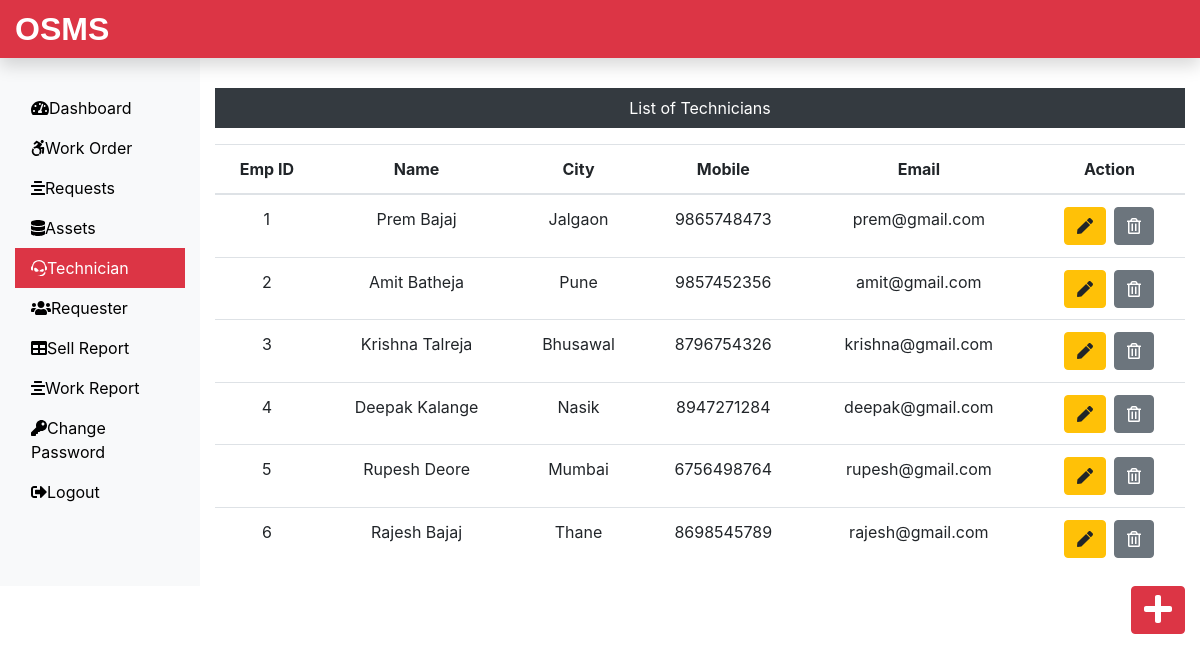
The page /OSMS/Admin/Technician.php (signed in) on the database its author committed.
### tables this page shows
CREATE TABLE `technician_tb` (
  `empid` int(11) NOT NULL,
  `empName` varchar(60) NOT NULL,
  `empCity` varchar(60) NOT NULL,
  `empMobile` bigint(20) NOT NULL,
  `empEmail` varchar(60) NOT NULL
);

### OSMS/Admin/Technician.php (the view, shortened to what this page needs)
<?php
include('../dbConnection.php');
include('includes/header.php');
?>
<div class="col-sm-9 col-md-10 mt-5 text-center">
    <p class="bg-dark text-white p-2">List of Technicians</p>
        <?php
        $sql="SELECT *from technician_tb";
        $result=$conn->query($sql);
        if($result->num_rows >0){
            echo '<table class="table">';
                echo '<thead>';
                    echo '<tr>';
                    echo '<th scope="col">Emp ID</th>';
                    echo '<th scope="col">Name</th>';
                    echo '<th scope="col">City</th>';
                    echo '<th scope="col">Mobile</th>';
                    echo '<th scope="col">Email</th>';
                    echo '<th scope="col">Action</th>';
                    echo '</tr>';
                 echo '</thead>';
        echo '<tbody>';
         while($row =$result->fetch_assoc())
         {
            echo '<tr>';
            echo '<td>'.$row['empid'].'</td>';
            echo '<td>'.$row['empName'].'</td>';
            echo '<td>'.$row['empCity'].'</td>';
            echo '<td>'.$row['empMobile'].'</td>';
            echo '<td>'.$row['empEmail'].'</td>';
            echo '<td>';
                echo '<form action="editemp.php" method="POST" class="d-inline mr-2">';
                echo '<input type="hidden" name="id" value='.$row['empid'].'><button class="btn btn-warning" name="edit" value="Edit" type="submit" class="btn btn-info mr-3"><i class="fas fa-pen"></i></button>';
                echo '</form>';
                echo '<form action="" method="POST" class="d-inline">';
                echo '<input type="hidden" name="id" value='.$row['empid'].'><button class="btn btn-secondary" name="delete" value="Delete" type="submit"><i class="far fa-trash-alt"></i></button>';
                echo '</form>';
            echo '</td>';
        echo '</tr>';
            echo '<tr>';
         }
         echo '</tbody>';
        echo '</table>';
        }
        else{
            echo '0 Result';
        }
        ?>
    </div>
    </div>
    <div class="float-right" ><a href="insertemp.php" class="btn btn-danger"><i class="fas fa-plus fa-2x"></i></a></div>
   </div>
</body>
</html>

### OSMS/Admin/includes/header.php (shortened to what this page needs)
<!DOCTYPE html>
<html lang="en">
<head>
   <link rel="stylesheet" href="../css/bootstrap.min.css">
<link rel="stylesheet" href="../css/all.min.css">
<link rel="stylesheet" href="../css/custom.css">
</head>
<body>
   <nav class="navbar navbar-dark fixed-top bg-danger
flex-md-nowrap p-0 shadow"><a class="navbar-brand col-sm-3 col-md-2 mr-0" href="Dashboard.php">OSMS</a></nav>
<div class="container-fluid" style="margin-top:40px;">
   <div class="row">
   <nav class="col-sm-2 bg-light sidebar py-5 d-print-none">
    <div class="sidebar-sticky">
   <ul class="nav flex-column">
   <li class="nav-item">
   <a class="nav-link <?php if(PAGE=='Dashboard'){ echo 'active';} ?>" href="Dashboard.php">
   <i class="fas fa-tachometer-alt"></i>Dashboard</a></li>
   <li class="nav-item"><a class="nav-link  <?php if(PAGE=='Work'){ echo 'active';} ?>" href="Work.php">
   <i  class="fab fa-accessible-icon"></i>Work Order</a></li>
   <li class="nav-item"><a class="nav-link  <?php if(PAGE=='Request'){ echo 'active';} ?>" href="Request.php">
   <i class="fas fa-align-center"></i>Requests</a></li>
   <li class="nav-item"><a class="nav-link  <?php if(PAGE=='Assets'){ echo 'active';} ?>" href="Assets.php">
   <i class="fas fa-database"></i>Assets</a></li>
   <li class="nav-item"><a class="nav-link  <?php if(PAGE=='Technician'){ echo 'active';} ?>" href="Technician.php">
   <i class="fab fa-teamspeak"></i>Technician</a></li>
   <li class="nav-item"><a class="nav-link  <?php if(PAGE=='Requester'){ echo 'active';} ?>" href="Requester.php">
   <i class="fas fa-users"></i>Requester</a></li>
   <li class="nav-item"><a class="nav-link  <?php if(PAGE=='SellReport'){ echo 'active';} ?>" href="SoldProductReport.php">
   <i class="fas fa-table"></i>Sell Report</a></li>
   <li class="nav-item"><a class="nav-link  <?php if(PAGE=='WorkReport'){ echo 'active';} ?>" href="WorkReport.php">
   <i class="fas fa-align-center"></i>Work Report</a></li>
   <li class="nav-item"><a class="nav-link <?php if(PAGE=='ChangePass'){ echo 'active';} ?>" href="ChangePass.php">
   <i class="fas fa-key"></i>Change Password</a></li>
   <li class="nav-item"><a class="nav-link" href="../logout.php">
   <i class="fas fa-sign-out-alt"></i>Logout</a></li>
   </ul>
   </div>
   </nav>

### OSMS/css/custom.css (style rules this page uses)
.navbar-brand { font-family: "Ubuntu", sans-serif; font-size: 2em; font-weight: bold; }
a { color:black; }
.active { color: white; background-color: #dc3545; }

### rows shown on the page
technician_tb: empid "1", empName "Prem Bajaj", empCity "Jalgaon", empMobile "9865748473", empEmail "prem@gmail.com"
technician_tb: empid "2", empName "Amit Batheja", empCity "Pune", empMobile "9857452356", empEmail "amit@gmail.com"
technician_tb: empid "3", empName "Krishna Talreja", empCity "Bhusawal", empMobile "8796754326", empEmail "krishna@gmail.com"
technician_tb: empid "4", empName "Deepak Kalange", empCity "Nasik", empMobile "8947271284", empEmail "deepak@gmail.com"
technician_tb: empid "5", empName "Rupesh Deore", empCity "Mumbai", empMobile "6756498764", empEmail "rupesh@gmail.com"
technician_tb: empid "6", empName "Rajesh Bajaj", empCity "Thane", empMobile "8698545789", empEmail "rajesh@gmail.com"
